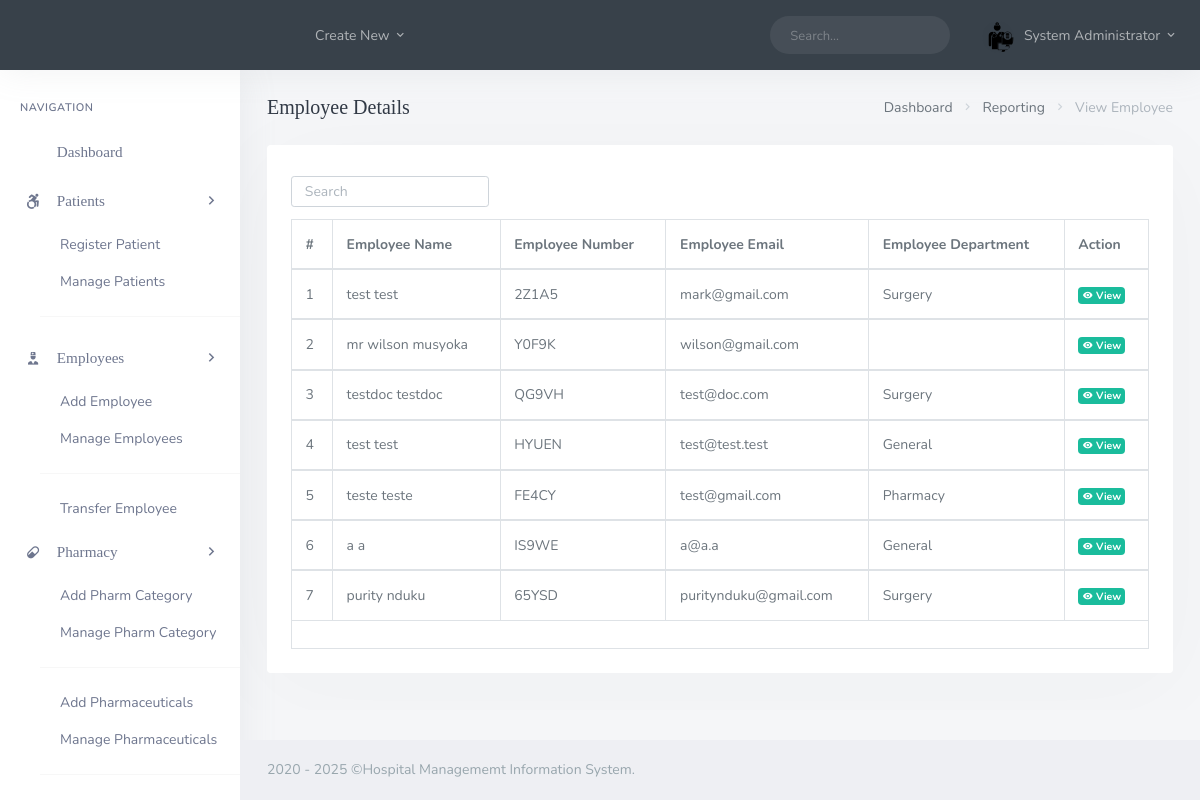
The app's page /backend/admin/admin_employee_records.php (signed in) with its own data.
### tables this page shows
CREATE TABLE `docs` (
  `doc_id` int(20) NOT NULL,
  `doc_fname` varchar(200) DEFAULT NULL,
  `doc_lname` varchar(200) DEFAULT NULL,
  `doc_email` varchar(200) DEFAULT NULL,
  `doc_pwd` varchar(200) DEFAULT NULL,
  `doc_dept` varchar(200) NOT NULL,
  `doc_number` varchar(200) DEFAULT NULL,
  `doc_dpic` varchar(200) DEFAULT NULL,
  `doc_start_time` time DEFAULT NULL,
  `doc_end_time` time DEFAULT NULL
);

### backend/admin/admin_employee_records.php (the view, shortened to what this page needs)
<?php
  include('assets/inc/config.php');
?>
<!DOCTYPE html>
<html lang="en">
<?php include('assets/inc/head.php');?>
    <body>
        <div id="wrapper">
                <?php include('assets/inc/nav.php');?>
                <?php include("assets/inc/sidebar.php");?>
            <div class="content-page">
                <div class="content">
                    <div class="container-fluid">
                        <div class="row">
                            <div class="col-12">
                                <div class="page-title-box">
                                    <div class="page-title-right">
                                        <ol class="breadcrumb m-0">
                                            <li class="breadcrumb-item"><a href="javascript: void(0);">Dashboard</a></li>
                                            <li class="breadcrumb-item"><a href="javascript: void(0);">Reporting</a></li>
                                            <li class="breadcrumb-item active">View Employee</li>
                                        </ol>
                                    </div>
                                    <h4 class="page-title">Employee Details</h4>
                                </div>
                            </div>
                        </div>
                        <div class="row">
                            <div class="col-12">
                                <div class="card-box">
                                    <div class="mb-2">
                                        <div class="row">
                                            <div class="col-12 text-sm-center form-inline" >
                                                <div class="form-group">
                                                    <input id="demo-foo-search" type="text" placeholder="Search" class="form-control form-control-sm" autocomplete="on">
                                                </div>
                                            </div>
                                        </div>
                                    </div>
                                    <div class="table-responsive">
                                        <table id="demo-foo-filtering" class="table table-bordered toggle-circle mb-0" data-page-size="7">
                                            <thead>
                                            <tr>
                                                <th>#</th>
                                                <th data-toggle="true">Employee Name</th>
                                                <th data-hide="phone">Employee Number</th>
                                                <th data-hide="phone">Employee Email</th>
                                                <th data-hide="phone">Employee Department</th>
                                                <th data-hide="phone">Action</th>
                                            </tr>
                                            </thead>
                                            <?php
                                                $ret="SELECT * FROM  docs ORDER BY RAND() ";
                                                $stmt= $mysqli->prepare($ret) ;
                                                $stmt->execute() ;
                                                $res=$stmt->get_result();
                                                $cnt=1;
                                                while($row=$res->fetch_object())
                                                {
                                            ?>
                                                <tbody>
                                                <tr>
                                                    <td><?php echo $cnt;?></td>
                                                    <td><?php echo $row->doc_fname;?> <?php echo $row->doc_lname;?></td>
                                                    <td><?php echo $row->doc_number;?></td>
                                                    <td><?php echo $row->doc_email;?></td>
                                                    <td><?php echo $row->doc_dept;?></td>
                                                    <td><a href="admin_view_single_employee.php?doc_number=<?php echo $row->doc_number;?>" class="badge badge-success"><i class="mdi mdi-eye"></i> View</a></td>
                                                </tr>
                                                </tbody>
                                            <?php  $cnt = $cnt +1 ; }?>
                                            <tfoot>
                                            <tr class="active">
                                                <td colspan="8">
                                                </td>
                                            </tr>
                                            </tfoot>
                                        </table>
                                    </div>
                                </div>
                            </div>
                        </div>
                    </div>
                </div>
                 <?php include('assets/inc/footer.php');?>
            </div>
        </div>
    </body>
</html>

### backend/admin/assets/inc/nav.php (shortened to what this page needs)
<?php
    $aid=$_SESSION['ad_id'];
    $ret="select * from admin where ad_id=?";
    $stmt= $mysqli->prepare($ret) ;
    $stmt->bind_param('i',$aid);
    $stmt->execute() ;
    $res=$stmt->get_result();
    while($row=$res->fetch_object())
    {
?>
    <div class="navbar-custom">
        <ul class="list-unstyled topnav-menu float-right mb-0">
            <li class="d-none d-sm-block">
                <form class="app-search">
                    <div class="app-search-box">
                        <div class="input-group">
                            <input type="text" class="form-control" placeholder="Search...">
                            <div class="input-group-append">
                                <button class="btn" type="submit">
                                    <i class="fe-search"></i>
                                </button>
                            </div>
                        </div>
                    </div>
                </form>
            </li>
            <li class="dropdown notification-list">
                <a class="nav-link dropdown-toggle nav-user mr-0 waves-effect waves-light" data-toggle="dropdown" href="#" role="button" aria-haspopup="false" aria-expanded="false">
                    <img src="assets/images/users/<?php echo $row->ad_dpic;?>" alt="dpic" class="rounded-circle">
                    <span class="pro-user-name ml-1">
                        <?php echo $row->ad_fname;?> <?php echo $row->ad_lname;?> <i class="mdi mdi-chevron-down"></i>
                    </span>
                </a>
            </li>
        </ul>
        <div class="logo-box">
            <a href="admin_dashboard.php" class="logo text-center">
                <span class="logo-lg">
                </span>
            </a>
        </div>
        <ul class="list-unstyled topnav-menu topnav-menu-left m-0">
            <li>
                <button class="button-menu-mobile waves-effect waves-light">
                    <i class="fe-menu"></i>
                </button>
            </li>
            <li class="dropdown d-none d-lg-block">
                <a class="nav-link dropdown-toggle waves-effect waves-light" data-toggle="dropdown" href="#" role="button" aria-haspopup="false" aria-expanded="false">
                    Create New
                    <i class="mdi mdi-chevron-down"></i>
                </a>
            </li>
        </ul>
    </div>
<?php }?>

### records on screen
docs: doc_fname "test", doc_lname "test", doc_number "2Z1A5", doc_email "mark@gmail.com", doc_dept "Surgery"
docs: doc_fname "mr wilson", doc_lname "musyoka", doc_number "Y0F9K", doc_email "wilson@gmail.com"
docs: doc_fname "testdoc", doc_lname "testdoc", doc_number "QG9VH", doc_email "test@doc.com", doc_dept "Surgery"
docs: doc_fname "test", doc_lname "test", doc_number "HYUEN", doc_email "test@test.test", doc_dept "General"
docs: doc_fname "teste", doc_lname "teste", doc_number "FE4CY", doc_email "test@gmail.com", doc_dept "Pharmacy"
docs: doc_fname "a", doc_lname "a", doc_number "IS9WE", doc_email "a@a.a", doc_dept "General"
docs: doc_fname "purity", doc_lname "nduku", doc_number "65YSD", doc_email "puritynduku@gmail.com", doc_dept "Surgery"

### other values on screen
$row->ad_fname "System"
$row->ad_lname "Administrator"
